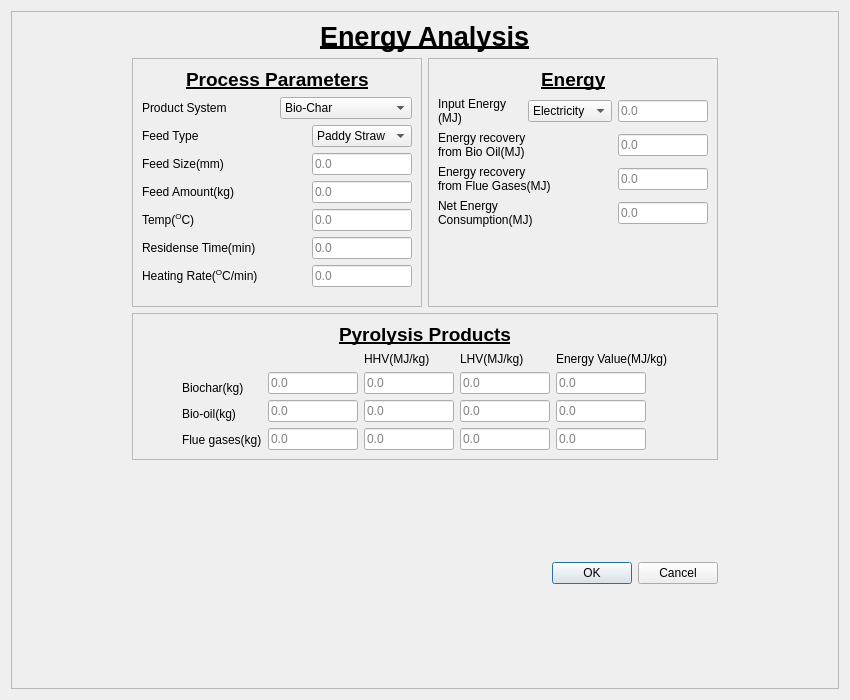
<?xml version="1.0" encoding="UTF-8"?>
<ui version="4.0">
 <class>Dialog</class>
 <widget class="QDialog" name="Dialog">
  <property name="windowModality">
   <enum>Qt::WindowModal</enum>
  </property>
  <property name="geometry">
   <rect>
    <x>0</x>
    <y>0</y>
    <width>850</width>
    <height>700</height>
   </rect>
  </property>
  <property name="minimumSize">
   <size>
    <width>850</width>
    <height>700</height>
   </size>
  </property>
  <property name="windowTitle">
   <string>Energy Analysis Data Entry</string>
  </property>
  <layout class="QGridLayout" name="gridLayout_5">
   <item row="0" column="0">
    <widget class="QFrame" name="frame_10">
     <property name="styleSheet">
      <string notr="true">background-repeat:no-repeat;
background-position:center;</string>
     </property>
     <property name="frameShape">
      <enum>QFrame::StyledPanel</enum>
     </property>
     <property name="frameShadow">
      <enum>QFrame::Raised</enum>
     </property>
     <layout class="QGridLayout" name="gridLayout_4">
      <item row="6" column="1">
       <spacer name="verticalSpacer">
        <property name="orientation">
         <enum>Qt::Vertical</enum>
        </property>
        <property name="sizeHint" stdset="0">
         <size>
          <width>20</width>
          <height>40</height>
         </size>
        </property>
       </spacer>
      </item>
      <item row="2" column="1">
       <widget class="QFrame" name="frame_5">
        <property name="styleSheet">
         <string notr="true">background: none;</string>
        </property>
        <property name="frameShape">
         <enum>QFrame::StyledPanel</enum>
        </property>
        <property name="frameShadow">
         <enum>QFrame::Raised</enum>
        </property>
        <layout class="QGridLayout" name="gridLayout">
         <item row="1" column="1">
          <layout class="QHBoxLayout" name="horizontalLayout_9">
           <item>
            <layout class="QVBoxLayout" name="verticalLayout">
             <item>
              <widget class="QLabel" name="label_8">
               <property name="text">
                <string/>
               </property>
              </widget>
             </item>
             <item>
              <widget class="QLabel" name="label_42">
               <property name="text">
                <string>Biochar(kg)</string>
               </property>
              </widget>
             </item>
             <item>
              <widget class="QLabel" name="label_43">
               <property name="text">
                <string>Bio-oil(kg)</string>
               </property>
              </widget>
             </item>
             <item>
              <widget class="QLabel" name="label_44">
               <property name="text">
                <string>Flue gases(kg)</string>
               </property>
              </widget>
             </item>
            </layout>
           </item>
           <item>
            <layout class="QVBoxLayout" name="verticalLayout_5">
             <item>
              <widget class="QLabel" name="label_41">
               <property name="text">
                <string/>
               </property>
              </widget>
             </item>
             <item>
              <widget class="QLineEdit" name="lineEdit_34">
               <property name="maximumSize">
                <size>
                 <width>90</width>
                 <height>16777215</height>
                </size>
               </property>
               <property name="text">
                <string/>
               </property>
               <property name="placeholderText">
                <string>0.0</string>
               </property>
              </widget>
             </item>
             <item>
              <widget class="QLineEdit" name="lineEdit_35">
               <property name="maximumSize">
                <size>
                 <width>90</width>
                 <height>16777215</height>
                </size>
               </property>
               <property name="text">
                <string/>
               </property>
               <property name="placeholderText">
                <string>0.0</string>
               </property>
              </widget>
             </item>
             <item>
              <widget class="QLineEdit" name="lineEdit_36">
               <property name="maximumSize">
                <size>
                 <width>90</width>
                 <height>16777215</height>
                </size>
               </property>
               <property name="text">
                <string/>
               </property>
               <property name="placeholderText">
                <string>0.0</string>
               </property>
              </widget>
             </item>
            </layout>
           </item>
           <item>
            <layout class="QVBoxLayout" name="verticalLayout_4">
             <item>
              <widget class="QLabel" name="label_45">
               <property name="text">
                <string>HHV(MJ/kg)</string>
               </property>
              </widget>
             </item>
             <item>
              <widget class="QLineEdit" name="lineEdit_37">
               <property name="maximumSize">
                <size>
                 <width>90</width>
                 <height>16777215</height>
                </size>
               </property>
               <property name="text">
                <string/>
               </property>
               <property name="placeholderText">
                <string>0.0</string>
               </property>
              </widget>
             </item>
             <item>
              <widget class="QLineEdit" name="lineEdit_38">
               <property name="maximumSize">
                <size>
                 <width>90</width>
                 <height>16777215</height>
                </size>
               </property>
               <property name="text">
                <string/>
               </property>
               <property name="placeholderText">
                <string>0.0</string>
               </property>
              </widget>
             </item>
             <item>
              <widget class="QLineEdit" name="lineEdit_39">
               <property name="maximumSize">
                <size>
                 <width>90</width>
                 <height>16777215</height>
                </size>
               </property>
               <property name="text">
                <string/>
               </property>
               <property name="placeholderText">
                <string>0.0</string>
               </property>
              </widget>
             </item>
            </layout>
           </item>
           <item>
            <layout class="QVBoxLayout" name="verticalLayout_3">
             <item>
              <widget class="QLabel" name="label_46">
               <property name="text">
                <string>LHV(MJ/kg)</string>
               </property>
              </widget>
             </item>
             <item>
              <widget class="QLineEdit" name="lineEdit_40">
               <property name="maximumSize">
                <size>
                 <width>90</width>
                 <height>16777215</height>
                </size>
               </property>
               <property name="text">
                <string/>
               </property>
               <property name="placeholderText">
                <string>0.0</string>
               </property>
              </widget>
             </item>
             <item>
              <widget class="QLineEdit" name="lineEdit_41">
               <property name="maximumSize">
                <size>
                 <width>90</width>
                 <height>16777215</height>
                </size>
               </property>
               <property name="text">
                <string/>
               </property>
               <property name="placeholderText">
                <string>0.0</string>
               </property>
              </widget>
             </item>
             <item>
              <widget class="QLineEdit" name="lineEdit_42">
               <property name="maximumSize">
                <size>
                 <width>90</width>
                 <height>16777215</height>
                </size>
               </property>
               <property name="text">
                <string/>
               </property>
               <property name="placeholderText">
                <string>0.0</string>
               </property>
              </widget>
             </item>
            </layout>
           </item>
           <item>
            <layout class="QVBoxLayout" name="verticalLayout_2">
             <item>
              <widget class="QLabel" name="label_47">
               <property name="text">
                <string>Energy Value(MJ/kg)</string>
               </property>
              </widget>
             </item>
             <item>
              <widget class="QLineEdit" name="lineEdit_43">
               <property name="maximumSize">
                <size>
                 <width>90</width>
                 <height>16777215</height>
                </size>
               </property>
               <property name="text">
                <string/>
               </property>
               <property name="placeholderText">
                <string>0.0</string>
               </property>
              </widget>
             </item>
             <item>
              <widget class="QLineEdit" name="lineEdit_44">
               <property name="maximumSize">
                <size>
                 <width>90</width>
                 <height>16777215</height>
                </size>
               </property>
               <property name="text">
                <string/>
               </property>
               <property name="placeholderText">
                <string>0.0</string>
               </property>
              </widget>
             </item>
             <item>
              <widget class="QLineEdit" name="lineEdit_45">
               <property name="maximumSize">
                <size>
                 <width>90</width>
                 <height>16777215</height>
                </size>
               </property>
               <property name="text">
                <string/>
               </property>
               <property name="placeholderText">
                <string>0.0</string>
               </property>
              </widget>
             </item>
            </layout>
           </item>
          </layout>
         </item>
         <item row="1" column="2">
          <spacer name="horizontalSpacer_3">
           <property name="orientation">
            <enum>Qt::Horizontal</enum>
           </property>
           <property name="sizeHint" stdset="0">
            <size>
             <width>40</width>
             <height>20</height>
            </size>
           </property>
          </spacer>
         </item>
         <item row="1" column="0">
          <spacer name="horizontalSpacer_4">
           <property name="orientation">
            <enum>Qt::Horizontal</enum>
           </property>
           <property name="sizeHint" stdset="0">
            <size>
             <width>40</width>
             <height>20</height>
            </size>
           </property>
          </spacer>
         </item>
         <item row="0" column="1">
          <layout class="QHBoxLayout" name="horizontalLayout_44">
           <item>
            <spacer name="horizontalSpacer_25">
             <property name="orientation">
              <enum>Qt::Horizontal</enum>
             </property>
             <property name="sizeHint" stdset="0">
              <size>
               <width>40</width>
               <height>20</height>
              </size>
             </property>
            </spacer>
           </item>
           <item>
            <widget class="QLabel" name="label_39">
             <property name="font">
              <font>
               <pointsize>14</pointsize>
               <weight>75</weight>
               <bold>true</bold>
               <underline>true</underline>
              </font>
             </property>
             <property name="text">
              <string>Pyrolysis Products</string>
             </property>
            </widget>
           </item>
           <item>
            <spacer name="horizontalSpacer_26">
             <property name="orientation">
              <enum>Qt::Horizontal</enum>
             </property>
             <property name="sizeHint" stdset="0">
              <size>
               <width>40</width>
               <height>20</height>
              </size>
             </property>
            </spacer>
           </item>
          </layout>
         </item>
        </layout>
       </widget>
      </item>
      <item row="1" column="0">
       <spacer name="horizontalSpacer_9">
        <property name="orientation">
         <enum>Qt::Horizontal</enum>
        </property>
        <property name="sizeHint" stdset="0">
         <size>
          <width>40</width>
          <height>20</height>
         </size>
        </property>
       </spacer>
      </item>
      <item row="1" column="1">
       <layout class="QHBoxLayout" name="horizontalLayout_10">
        <item>
         <widget class="QFrame" name="frame">
          <property name="styleSheet">
           <string notr="true">background: none;</string>
          </property>
          <property name="frameShape">
           <enum>QFrame::StyledPanel</enum>
          </property>
          <property name="frameShadow">
           <enum>QFrame::Raised</enum>
          </property>
          <layout class="QGridLayout" name="gridLayout_3">
           <item row="0" column="0">
            <layout class="QHBoxLayout" name="horizontalLayout_25">
             <item>
              <spacer name="horizontalSpacer_8">
               <property name="orientation">
                <enum>Qt::Horizontal</enum>
               </property>
               <property name="sizeHint" stdset="0">
                <size>
                 <width>40</width>
                 <height>20</height>
                </size>
               </property>
              </spacer>
             </item>
             <item>
              <widget class="QLabel" name="label_22">
               <property name="font">
                <font>
                 <pointsize>14</pointsize>
                 <weight>75</weight>
                 <bold>true</bold>
                 <underline>true</underline>
                </font>
               </property>
               <property name="text">
                <string>Process Parameters</string>
               </property>
              </widget>
             </item>
             <item>
              <spacer name="horizontalSpacer_7">
               <property name="orientation">
                <enum>Qt::Horizontal</enum>
               </property>
               <property name="sizeHint" stdset="0">
                <size>
                 <width>40</width>
                 <height>20</height>
                </size>
               </property>
              </spacer>
             </item>
            </layout>
           </item>
           <item row="5" column="0">
            <layout class="QHBoxLayout" name="horizontalLayout_5">
             <item>
              <widget class="QLabel" name="label_4">
               <property name="text">
                <string>Temp(&lt;sup&gt;O&lt;/sup&gt;C)      </string>
               </property>
               <property name="textFormat">
                <enum>Qt::AutoText</enum>
               </property>
              </widget>
             </item>
             <item>
              <widget class="QLineEdit" name="lineEdit">
               <property name="sizePolicy">
                <sizepolicy hsizetype="Expanding" vsizetype="Fixed">
                 <horstretch>0</horstretch>
                 <verstretch>0</verstretch>
                </sizepolicy>
               </property>
               <property name="maximumSize">
                <size>
                 <width>100</width>
                 <height>16777215</height>
                </size>
               </property>
               <property name="inputMethodHints">
                <set>Qt::ImhNone</set>
               </property>
               <property name="inputMask">
                <string/>
               </property>
               <property name="text">
                <string/>
               </property>
               <property name="maxLength">
                <number>32767</number>
               </property>
               <property name="placeholderText">
                <string>0.0</string>
               </property>
              </widget>
             </item>
            </layout>
           </item>
           <item row="3" column="0">
            <layout class="QHBoxLayout" name="horizontalLayout_37">
             <item>
              <widget class="QLabel" name="label_32">
               <property name="text">
                <string>Feed Size(mm)</string>
               </property>
              </widget>
             </item>
             <item>
              <widget class="QLineEdit" name="lineEdit_21">
               <property name="sizePolicy">
                <sizepolicy hsizetype="Expanding" vsizetype="Fixed">
                 <horstretch>0</horstretch>
                 <verstretch>0</verstretch>
                </sizepolicy>
               </property>
               <property name="maximumSize">
                <size>
                 <width>100</width>
                 <height>16777215</height>
                </size>
               </property>
               <property name="inputMethodHints">
                <set>Qt::ImhNone</set>
               </property>
               <property name="inputMask">
                <string/>
               </property>
               <property name="text">
                <string/>
               </property>
               <property name="maxLength">
                <number>32767</number>
               </property>
               <property name="placeholderText">
                <string>0.0</string>
               </property>
              </widget>
             </item>
            </layout>
           </item>
           <item row="6" column="0">
            <layout class="QHBoxLayout" name="horizontalLayout_6">
             <item>
              <widget class="QLabel" name="label_5">
               <property name="text">
                <string>Residense Time(min)</string>
               </property>
              </widget>
             </item>
             <item>
              <widget class="QLineEdit" name="lineEdit_2">
               <property name="maximumSize">
                <size>
                 <width>100</width>
                 <height>16777215</height>
                </size>
               </property>
               <property name="text">
                <string/>
               </property>
               <property name="placeholderText">
                <string>0.0</string>
               </property>
              </widget>
             </item>
            </layout>
           </item>
           <item row="2" column="0">
            <layout class="QHBoxLayout" name="horizontalLayout_4">
             <item>
              <widget class="QLabel" name="label_3">
               <property name="text">
                <string>Feed Type</string>
               </property>
              </widget>
             </item>
             <item>
              <widget class="QComboBox" name="comboBox_3">
               <property name="maximumSize">
                <size>
                 <width>100</width>
                 <height>16777215</height>
                </size>
               </property>
               <item>
                <property name="text">
                 <string>Paddy Straw</string>
                </property>
               </item>
               <item>
                <property name="text">
                 <string>Wheat Straw</string>
                </property>
               </item>
              </widget>
             </item>
            </layout>
           </item>
           <item row="4" column="0">
            <layout class="QHBoxLayout" name="horizontalLayout_38">
             <item>
              <widget class="QLabel" name="label_33">
               <property name="text">
                <string>Feed Amount(kg)      </string>
               </property>
              </widget>
             </item>
             <item>
              <widget class="QLineEdit" name="lineEdit_22">
               <property name="sizePolicy">
                <sizepolicy hsizetype="Expanding" vsizetype="Fixed">
                 <horstretch>0</horstretch>
                 <verstretch>0</verstretch>
                </sizepolicy>
               </property>
               <property name="maximumSize">
                <size>
                 <width>100</width>
                 <height>16777215</height>
                </size>
               </property>
               <property name="inputMethodHints">
                <set>Qt::ImhNone</set>
               </property>
               <property name="inputMask">
                <string/>
               </property>
               <property name="text">
                <string/>
               </property>
               <property name="maxLength">
                <number>32767</number>
               </property>
               <property name="placeholderText">
                <string>0.0</string>
               </property>
              </widget>
             </item>
            </layout>
           </item>
           <item row="1" column="0">
            <layout class="QHBoxLayout" name="horizontalLayout_3">
             <item>
              <widget class="QLabel" name="label_2">
               <property name="text">
                <string>Product System</string>
               </property>
              </widget>
             </item>
             <item>
              <widget class="QComboBox" name="comboBox_2">
               <property name="sizePolicy">
                <sizepolicy hsizetype="Preferred" vsizetype="Fixed">
                 <horstretch>0</horstretch>
                 <verstretch>0</verstretch>
                </sizepolicy>
               </property>
               <property name="maximumSize">
                <size>
                 <width>150</width>
                 <height>16777215</height>
                </size>
               </property>
               <item>
                <property name="text">
                 <string>Bio-Char</string>
                </property>
               </item>
               <item>
                <property name="text">
                 <string>Bio-Oil</string>
                </property>
               </item>
               <item>
                <property name="text">
                 <string>Flue-Gases</string>
                </property>
               </item>
              </widget>
             </item>
            </layout>
           </item>
           <item row="7" column="0">
            <layout class="QHBoxLayout" name="horizontalLayout_7">
             <item>
              <widget class="QLabel" name="label_6">
               <property name="text">
                <string>Heating Rate(&lt;sup&gt;O&lt;/sup&gt;C/min)</string>
               </property>
              </widget>
             </item>
             <item>
              <widget class="QLineEdit" name="lineEdit_3">
               <property name="maximumSize">
                <size>
                 <width>100</width>
                 <height>16777215</height>
                </size>
               </property>
               <property name="text">
                <string/>
               </property>
               <property name="placeholderText">
                <string>0.0</string>
               </property>
              </widget>
             </item>
            </layout>
           </item>
           <item row="8" column="0">
            <spacer name="verticalSpacer_5">
             <property name="orientation">
              <enum>Qt::Vertical</enum>
             </property>
             <property name="sizeHint" stdset="0">
              <size>
               <width>20</width>
               <height>10</height>
              </size>
             </property>
            </spacer>
           </item>
          </layout>
         </widget>
        </item>
        <item>
         <widget class="QFrame" name="frame_4">
          <property name="styleSheet">
           <string notr="true">background: none;</string>
          </property>
          <property name="frameShape">
           <enum>QFrame::StyledPanel</enum>
          </property>
          <property name="frameShadow">
           <enum>QFrame::Raised</enum>
          </property>
          <layout class="QGridLayout" name="gridLayout_2">
           <item row="0" column="0">
            <layout class="QHBoxLayout" name="horizontalLayout_33">
             <item>
              <spacer name="horizontalSpacer_19">
               <property name="orientation">
                <enum>Qt::Horizontal</enum>
               </property>
               <property name="sizeHint" stdset="0">
                <size>
                 <width>40</width>
                 <height>20</height>
                </size>
               </property>
              </spacer>
             </item>
             <item>
              <widget class="QLabel" name="label_28">
               <property name="font">
                <font>
                 <pointsize>14</pointsize>
                 <weight>75</weight>
                 <bold>true</bold>
                 <underline>true</underline>
                </font>
               </property>
               <property name="text">
                <string>Energy</string>
               </property>
              </widget>
             </item>
             <item>
              <spacer name="horizontalSpacer_20">
               <property name="orientation">
                <enum>Qt::Horizontal</enum>
               </property>
               <property name="sizeHint" stdset="0">
                <size>
                 <width>40</width>
                 <height>20</height>
                </size>
               </property>
              </spacer>
             </item>
            </layout>
           </item>
           <item row="1" column="0">
            <layout class="QHBoxLayout" name="horizontalLayout_8">
             <item>
              <widget class="QLabel" name="label_7">
               <property name="text">
                <string>Input Energy 
(MJ)</string>
               </property>
              </widget>
             </item>
             <item>
              <widget class="QComboBox" name="comboBox_4">
               <item>
                <property name="text">
                 <string>Electricity</string>
                </property>
               </item>
               <item>
                <property name="text">
                 <string>Solar</string>
                </property>
               </item>
              </widget>
             </item>
             <item>
              <widget class="QLineEdit" name="lineEdit_17">
               <property name="maximumSize">
                <size>
                 <width>90</width>
                 <height>16777215</height>
                </size>
               </property>
               <property name="text">
                <string/>
               </property>
               <property name="placeholderText">
                <string>0.0</string>
               </property>
              </widget>
             </item>
            </layout>
           </item>
           <item row="3" column="0">
            <layout class="QHBoxLayout" name="horizontalLayout_35">
             <item>
              <widget class="QLabel" name="label_30">
               <property name="text">
                <string>Energy recovery 
from Flue Gases(MJ)</string>
               </property>
              </widget>
             </item>
             <item>
              <widget class="QLineEdit" name="lineEdit_19">
               <property name="maximumSize">
                <size>
                 <width>90</width>
                 <height>16777215</height>
                </size>
               </property>
               <property name="text">
                <string/>
               </property>
               <property name="placeholderText">
                <string>0.0</string>
               </property>
              </widget>
             </item>
            </layout>
           </item>
           <item row="4" column="0">
            <layout class="QHBoxLayout" name="horizontalLayout_36">
             <item>
              <widget class="QLabel" name="label_31">
               <property name="text">
                <string>Net Energy 
Consumption(MJ)</string>
               </property>
              </widget>
             </item>
             <item>
              <widget class="QLineEdit" name="lineEdit_20">
               <property name="maximumSize">
                <size>
                 <width>90</width>
                 <height>16777215</height>
                </size>
               </property>
               <property name="text">
                <string/>
               </property>
               <property name="placeholderText">
                <string>0.0</string>
               </property>
              </widget>
             </item>
            </layout>
           </item>
           <item row="2" column="0">
            <layout class="QHBoxLayout" name="horizontalLayout_21">
             <item>
              <widget class="QLabel" name="label_20">
               <property name="text">
                <string>Energy recovery 
from Bio Oil(MJ)</string>
               </property>
              </widget>
             </item>
             <item>
              <widget class="QLineEdit" name="lineEdit_18">
               <property name="maximumSize">
                <size>
                 <width>90</width>
                 <height>16777215</height>
                </size>
               </property>
               <property name="text">
                <string/>
               </property>
               <property name="placeholderText">
                <string>0.0</string>
               </property>
              </widget>
             </item>
            </layout>
           </item>
           <item row="5" column="0">
            <spacer name="verticalSpacer_2">
             <property name="orientation">
              <enum>Qt::Vertical</enum>
             </property>
             <property name="sizeHint" stdset="0">
              <size>
               <width>20</width>
               <height>20</height>
              </size>
             </property>
            </spacer>
           </item>
          </layout>
         </widget>
        </item>
       </layout>
      </item>
      <item row="1" column="2">
       <spacer name="horizontalSpacer_10">
        <property name="orientation">
         <enum>Qt::Horizontal</enum>
        </property>
        <property name="sizeHint" stdset="0">
         <size>
          <width>40</width>
          <height>20</height>
         </size>
        </property>
       </spacer>
      </item>
      <item row="0" column="1">
       <layout class="QHBoxLayout" name="horizontalLayout_24">
        <item>
         <spacer name="horizontalSpacer_5">
          <property name="orientation">
           <enum>Qt::Horizontal</enum>
          </property>
          <property name="sizeHint" stdset="0">
           <size>
            <width>40</width>
            <height>20</height>
           </size>
          </property>
         </spacer>
        </item>
        <item>
         <widget class="QLabel" name="label_21">
          <property name="font">
           <font>
            <pointsize>20</pointsize>
            <weight>75</weight>
            <bold>true</bold>
            <underline>true</underline>
           </font>
          </property>
          <property name="autoFillBackground">
           <bool>false</bool>
          </property>
          <property name="styleSheet">
           <string notr="true">background:none;</string>
          </property>
          <property name="text">
           <string>Energy Analysis</string>
          </property>
          <property name="scaledContents">
           <bool>false</bool>
          </property>
         </widget>
        </item>
        <item>
         <spacer name="horizontalSpacer_6">
          <property name="orientation">
           <enum>Qt::Horizontal</enum>
          </property>
          <property name="sizeHint" stdset="0">
           <size>
            <width>40</width>
            <height>20</height>
           </size>
          </property>
         </spacer>
        </item>
       </layout>
      </item>
      <item row="5" column="1">
       <widget class="QDialogButtonBox" name="buttonBox">
        <property name="orientation">
         <enum>Qt::Horizontal</enum>
        </property>
        <property name="standardButtons">
         <set>QDialogButtonBox::Cancel|QDialogButtonBox::Ok</set>
        </property>
       </widget>
      </item>
      <item row="3" column="1">
       <spacer name="verticalSpacer_3">
        <property name="orientation">
         <enum>Qt::Vertical</enum>
        </property>
        <property name="sizeHint" stdset="0">
         <size>
          <width>20</width>
          <height>40</height>
         </size>
        </property>
       </spacer>
      </item>
     </layout>
    </widget>
   </item>
  </layout>
 </widget>
 <resources>
  <include location="../appMainGui.qrc"/>
 </resources>
 <connections>
  <connection>
   <sender>buttonBox</sender>
   <signal>accepted()</signal>
   <receiver>Dialog</receiver>
   <slot>accept()</slot>
   <hints>
    <hint type="sourcelabel">
     <x>248</x>
     <y>254</y>
    </hint>
    <hint type="destinationlabel">
     <x>157</x>
     <y>274</y>
    </hint>
   </hints>
  </connection>
  <connection>
   <sender>buttonBox</sender>
   <signal>rejected()</signal>
   <receiver>Dialog</receiver>
   <slot>reject()</slot>
   <hints>
    <hint type="sourcelabel">
     <x>316</x>
     <y>260</y>
    </hint>
    <hint type="destinationlabel">
     <x>286</x>
     <y>274</y>
    </hint>
   </hints>
  </connection>
 </connections>
</ui>
